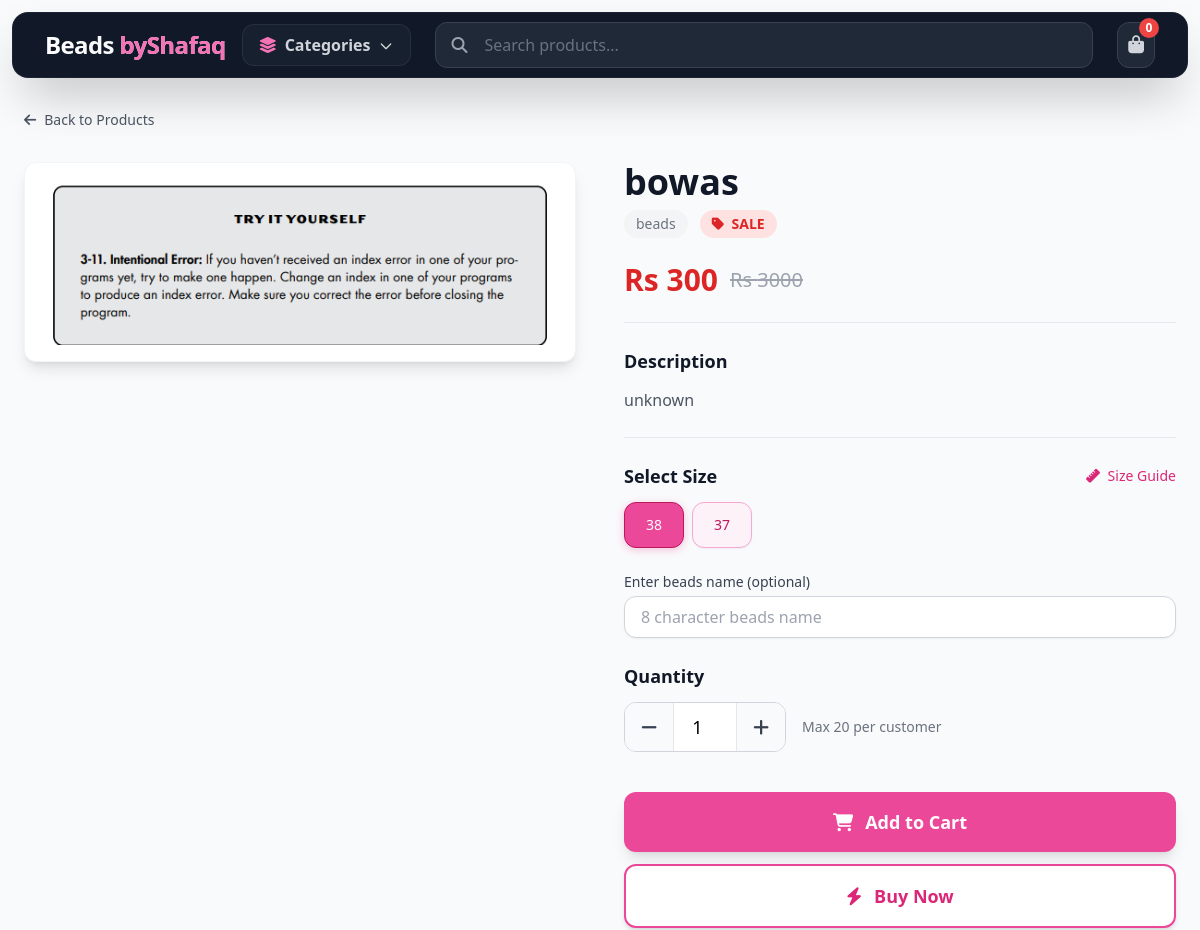
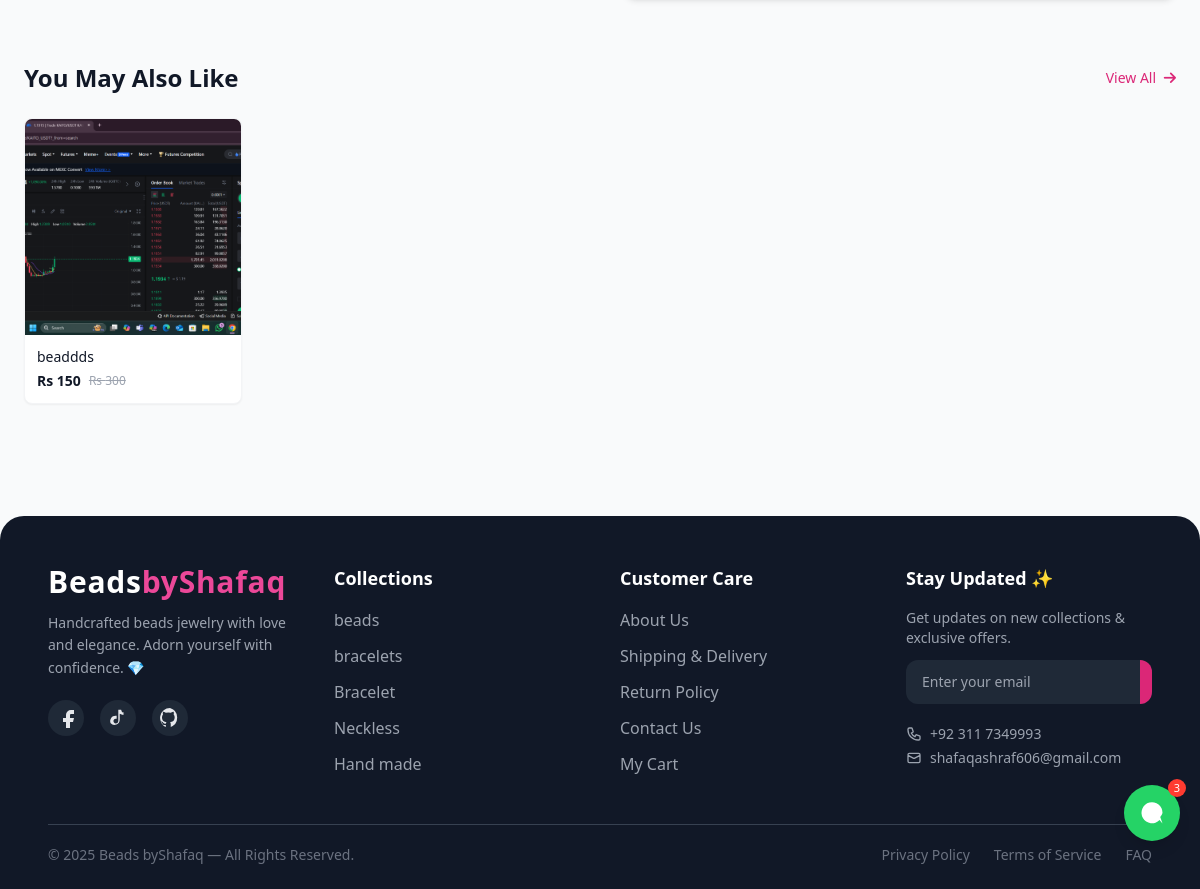
Screenshot of /product-detail/1/ with the database file from the repository (2 pictures, top to bottom).
### authapp/models.py (models this page shows, shortened)
class product(models.Model):
    name=models.CharField(max_length=150)
    price=models.FloatField(default=0)
    discounted_price=models.FloatField(default=0)
    date=models.DateTimeField(auto_now_add=True)
    description=models.TextField(default='unknown')
    image=models.ImageField(upload_to='images/')
    category=models.ForeignKey(category,on_delete=models.CASCADE)

class category(models.Model):
    category=models.CharField(max_length=100)

class ProductVariant(models.Model):
    prod = models.ForeignKey(product, on_delete=models.CASCADE, related_name="variants")
    size = models.CharField(
        max_length=30,
    )

### authapp/views.py (the view)
# urls.py: path("product-detail/<int:product_id>/",views.pro_details, name="productdetail"),
def pro_details(request, product_id):
    prod = get_object_or_404(product, id=product_id)
    related = product.objects.filter(category=prod.category).exclude(id=prod.id)[:10]
    cart = request.session.get('cart', {})
    cart_count = sum(item['quantity'] if isinstance(item, dict) else int(item) for item in cart.values())
    return render(request, 'productdetail.html', {
        'product': prod,
        'related_products': related,
        'cart_count': cart_count,
    })

### authapp/context_processors.py (called while the page is built)
def categories_context(request):
    return {
        'categories': category.objects.all()
    }

### authapp/templates/productdetail.html (shortened to what this page needs)
<!DOCTYPE html>
{% load static %}
<html lang="en">
  <head>
    <link rel="stylesheet" href="{% static 'css/output.css' %}" />
    <link
      rel="stylesheet"
      href="https://cdnjs.cloudflare.com/ajax/libs/font-awesome/6.4.0/css/all.min.css"
    />
    <link
      rel="stylesheet"
      href="https://cdn.jsdelivr.net/npm/@splidejs/splide@4.1.4/dist/css/splide.min.css"
    />
  </head>
  <body class="bg-gray-50">
    {% include 'Navbar.html' %}
    <main class="max-w-7xl mx-auto px-4 sm:px-6 py-6 sm:py-8">
      <div class="flex items-center justify-between mb-6 sm:mb-8">
        <a
          href="{% url 'home' %}"
          class="flex items-center gap-2 text-gray-600 hover:text-pink-600 transition-colors font-medium text-sm"
        >
          <i class="fas fa-arrow-left"></i>
          <span class="hidden sm:inline">Back to Products</span>
        </a>
      </div>
      <div class="grid grid-cols-1 lg:grid-cols-2 gap-8 lg:gap-12">
        <div class="space-y-4">
          <div
            class="bg-white rounded-xl shadow-lg overflow-hidden border border-gray-100"
          >
            <img
              src="{{ product.image.url }}"
              alt="{{ product.name }}"
              class="w-full h-auto max-h-[500px] object-contain p-4"
              onerror="this.onerror=null;this.src='{% static 'images/default-product.jpg' %}'"
              id="main-image"
            />
          </div>
        </div>
        <div class="space-y-6">
          <div>
            <h1
              class="text-2xl sm:text-3xl lg:text-4xl font-bold text-gray-900 mb-2"
            >
              {{ product.name }}
            </h1>
            <div class="flex items-center gap-3">
              <span
                class="text-sm text-gray-500 bg-gray-100 px-3 py-1 rounded-full"
              >
                {{ product.category.category }}
              </span>
              {% if product.discounted_price and product.discounted_price < product.price %}
              <span
                class="text-sm font-bold bg-red-100 text-red-600 px-3 py-1 rounded-full"
              >
                <i class="fas fa-tag mr-1"></i> SALE
              </span>
              {% endif %}
            </div>
          </div>
          <div class="space-y-2">
            <div class="flex items-center gap-3">
              {% if product.discounted_price and product.discounted_price < product.price %}
              <span class="text-3xl font-bold text-red-600">
                Rs {{ product.discounted_price|floatformat:0 }}
              </span>
              <span class="text-xl text-gray-400 line-through">
                Rs {{ product.price|floatformat:0 }}
              </span>
              {% else %}
              <span class="text-3xl font-bold text-gray-900">
                Rs {{ product.price|floatformat:0 }}
              </span>
              {% endif %}
            </div>
          </div>
          <div class="border-t border-b border-gray-200 py-6">
            <h3 class="text-lg font-semibold text-gray-900 mb-3">
              Description
            </h3>
            <div
              class="text-gray-600 leading-relaxed max-h-60 overflow-y-auto custom-scrollbar pr-2"
            >
              {{ product.description|default:"No descriptionavailable."|linebreaks }}
            </div>
          </div>
          {% if product.variants.all %}
          <div class="space-y-3">
            <div class="flex items-center justify-between">
              <h3 class="text-lg font-semibold text-gray-900">Select Size</h3>
              <a
                href="#size-guide"
                class="text-sm text-pink-600 hover:text-pink-700 font-medium"
              >
                <i class="fas fa-ruler mr-1"></i> Size Guide
              </a>
            </div>
            <div
              class="flex flex-wrap gap-2"
              id="size-options"
              data-product-id="{{ product.id }}"
            >
              {% for variant in product.variants.all %}
              <button
                type="button"
                class="size-button px-4 py-3 rounded-xl border border-pink-300 text-pink-700 text-sm font-medium bg-pink-50 shadow-sm hover:bg-pink-100 hover:border-pink-400 transition-all duration-200 min-w-[60px] {% if forloop.first %}selected{% endif %}"
                data-variant-id="{{ variant.id }}"
              >
                {{ variant.size }}
              </button>
              {% endfor %}
            </div>
          </div>
          {% endif %}
          <div>
            <label
              for="beads_name"
              class="block text-sm font-medium text-gray-700 mb-1"
              >Enter beads name (optional)</label
            >
            <input
              type="text"
              id="beads_name"
              name="beads_name"
              placeholder="8 character beads name"
            maxlength="8"
              class="w-full rounded-xl border border-gray-300 px-4 py-2 shadow-sm focus:ring-2 focus:ring-green-500 focus:border-green-500"
            />
          </div>
          <div class="space-y-3">
            <h3 class="text-lg font-semibold text-gray-900">Quantity</h3>
            <div class="flex items-center gap-4">
              <div
                class="flex items-center border border-gray-300 rounded-xl overflow-hidden"
              >
                <button
                  class="qty-decrease w-12 h-12 bg-gray-50 hover:bg-gray-100 text-gray-700 text-lg flex items-center justify-center"
                >
                  <i class="fas fa-minus"></i>
                </button>
                <input
                  type="number"
                  id="product-quantity"
                  value="1"
                  min="1"
                  max="20"
                  class="w-16 h-12 text-center border-x border-gray-200 text-lg font-medium focus:outline-none focus:ring-2 focus:ring-pink-500 focus:border-transparent"
                />
                <button
                  class="qty-increase w-12 h-12 bg-gray-50 hover:bg-gray-100 text-gray-700 text-lg flex items-center justify-center"
                >
                  <i class="fas fa-plus"></i>
                </button>
              </div>
              <span class="text-sm text-gray-500">Max 20 per customer</span>
            </div>
          </div>
          <div class="space-y-3 pt-4">
            <button
              id="add-to-cart-btn"
              class="w-full bg-pink-500 hover:bg-pink-600 text-white font-bold py-4 rounded-xl shadow-lg hover:shadow-xl transition-all duration-300 transform hover:-translate-y-0.5 flex items-center justify-center gap-3 text-lg"
              data-product-id="{{ product.id }}"
              data-category-id="{{ product.category.id }}"
            >
              <i class="fas fa-shopping-cart"></i>
              Add to Cart
            </button>
            <button
              id="buy-now-btn"
              class="w-full bg-white hover:bg-pink-50 border-2 border-pink-500 text-pink-600 hover:text-pink-700 font-bold py-4 rounded-xl shadow-md hover:shadow-lg transition-all duration-300 flex items-center justify-center gap-3 text-lg"
              data-product-id="{{ product.id }}"
              data-category-id="{{ product.category.id }}"
            >
              <i class="fas fa-bolt"></i>
              Buy Now
            </button>
          </div>
        </div>
      </div>
      {% if related_products %}
      <div class="mt-16">
        <div class="flex items-center justify-between mb-6">
          <h2 class="text-2xl font-bold text-gray-900">You May Also Like</h2>
          <a
            href="{% url 'home' %}"
            class="text-pink-600 hover:text-pink-700 font-medium text-sm"
          >
            View All <i class="fas fa-arrow-right ml-1"></i>
          </a>
        </div>
        <div
          class="grid grid-cols-2 sm:grid-cols-3 md:grid-cols-4 lg:grid-cols-5 gap-4"
        >
          {% for related in related_products|slice:":5" %}
          <a href="{% url 'productdetail' related.id %}" class="group">
            <div
              class="bg-white rounded-lg shadow-sm border border-gray-100 overflow-hidden hover:shadow-lg transition-shadow"
            >
              <div class="aspect-square overflow-hidden">
                <img
                  src="{{ related.image.url }}"
                  alt="{{ related.name }}"
                  class="w-full h-full object-cover group-hover:scale-105 transition-transform duration-300"
                />
              </div>
              <div class="p-3">
                <h4 class="text-sm font-medium text-gray-900 line-clamp-2 mb-1">
                  {{ related.name|truncatechars:40 }}
                </h4>
                <div class="flex items-center">
                  {% if related.discounted_price and related.discounted_price < related.price %}
                  <span class="text-sm font-bold text-gray-900"
                    >Rs {{ related.discounted_price|floatformat:0 }}</span
                  >
                  <span class="text-xs text-gray-400 line-through ml-2"
                    >Rs {{ related.price|floatformat:0 }}</span
                  >
                  {% else %}
                  <span class="text-sm font-bold text-gray-900"
                    >Rs {{ related.price|floatformat:0 }}</span
                  >
                  {% endif %}
                </div>
              </div>
            </div>
          </a>
          {% endfor %}
        </div>
      </div>
      {% endif %}
    </main>
    <a
      href="https://wa.me/923017890518?text=Hello%2C%20I%20saw%20your%20site%20and%20need%20help"
      target="_blank"
      rel="noopener noreferrer"
      class="fixed right-5 bottom-12 z-50 inline-flex items-center justify-center w-14 h-14 rounded-full shadow-lg"
      style="background: #25d366"
      aria-label="Chat on WhatsApp"
    >
      <span
        style="
          position: absolute;
          top: -6px;
          right: -6px;
          background: #ff3b30;
          width: 18px;
          height: 18px;
          display: inline-flex;
          align-items: center;
          justify-content: center;
          border-radius: 999px;
          color: white;
          font-size: 11px;
        "
      >
        3
      </span>
    </a>
    {% include 'footer.html' %}
  </body>
</html>

### authapp/templates/footer.html (shortened to what this page needs)
<footer class="bg-gray-900 text-gray-200 mt-20 rounded-t-3xl pt-12 pb-6 px-6 md:px-12">
  <div class="grid grid-cols-1 md:grid-cols-4 gap-10">
    <div>
      <h2 class="text-3xl font-extrabold tracking-wide text-white mb-3">
        Beads<span class="text-pink-500">byShafaq</span>
      </h2>
      <p class="text-gray-400 text-sm leading-relaxed">
        Handcrafted beads jewelry with love and elegance.
        Adorn yourself with confidence. 💎
      </p>
      <div class="flex gap-4 mt-5">
        <a href="https://www.facebook.com/share/1DJJhcPEr9/" class="p-2 rounded-full bg-gray-800 hover:bg-pink-600 transition">
          <svg xmlns="http://www.w3.org/2000/svg" class="w-5 h-5" fill="currentColor">
            <path d="M18 2h-3a5 5 0 00-5 5v3H7v4h3v8h4v-8h3l1-4h-4V7a1 1 0 011-1h3z"/>
          </svg>
        </a>
        <a href="https://www.tiktok.com/@shbeadstore3?_r=1&_t=ZS-92FDoCU8vjg" class="p-2 rounded-full bg-gray-800 hover:bg-pink-600 transition">
        </a>
        <a href="https://wa.me/message/KZ76WA3TYYJ6N1" class="p-2 rounded-full bg-gray-800 hover:bg-pink-600 transition">
        </a>
      </div>
    </div>
    <div>
      <h3 class="text-lg font-semibold text-white mb-4">Collections</h3>
      <ul class="space-y-3 text-gray-400">
        {% for cat in categories %}
        <li><a href="{% url 'category' cat_id=cat.id %}" class="hover:text-pink-400 transition">{{cat.category}}</a></li>
                {% endfor %}
      </ul>
    </div>
    <div>
      <h3 class="text-lg font-semibold text-white mb-4">Customer Care</h3>
      <ul class="space-y-3 text-gray-400">
        <li><a href="{% url 'about' %}" class="hover:text-pink-400 transition">About Us</a></li>
        <li><a href="{% url 'about' %}" class="hover:text-pink-400 transition">Shipping & Delivery</a></li>
        <li><a href="{% url 'about' %}" class="hover:text-pink-400 transition">Return Policy</a></li>
        <li><a href="https://wa.me/message/KZ76WA3TYYJ6N1" class="hover:text-pink-400 transition">Contact Us</a></li>
        <li><a href="{% url 'mycart' %}" class="hover:text-pink-400 transition">My Cart</a></li>
      </ul>
    </div>
    <div>
      <h3 class="text-lg font-semibold text-white mb-4">Stay Updated ✨</h3>
      <p class="text-gray-400 text-sm mb-3">Get updates on new collections & exclusive offers.</p>
      <form class="flex flex-col sm:flex-row items-stretch sm:items-center bg-gray-800 rounded-xl overflow-hidden">
        <input type="email" placeholder="Enter your email"
               class="flex-grow bg-transparent px-4 py-3 text-sm focus:outline-none">
        <button type="submit" class="bg-pink-600 px-5 py-3 text-sm font-medium hover:bg-pink-700 transition whitespace-nowrap">
        </button>
      </form>
      <div class="mt-5 text-gray-400 text-sm">
        <p class="flex items-center gap-2 mb-1">
          +92 311 7349993
        </p>
        <p class="flex items-center gap-2">
          <svg class="w-4 h-4" fill="none" stroke="currentColor" viewBox="0 0 24 24">
            <path stroke-linecap="round" stroke-linejoin="round" stroke-width="2" d="M3 8l7.89 4.26a2 2 0 002.22 0L21 8M5 19h14a2 2 0 002-2V7a2 2 0 00-2-2H5a2 2 0 00-2 2v10a2 2 0 002 2z"/>
          </svg>
          shafaqashraf606@gmail.com
        </p>
      </div>
    </div>
  </div>
  <div class="mt-12 pt-5 border-t border-gray-700">
    <div class="flex flex-col md:flex-row justify-between items-center text-gray-500 text-sm">
      <div class="mb-3 md:mb-0">
        © {% now "Y" %} Beads byShafaq — All Rights Reserved.
      </div>
      <div class="flex items-center gap-6">
        <a href="{% url 'about' %}" class="hover:text-pink-400 transition">Privacy Policy</a>
        <a href="{% url 'about' %}" class="hover:text-pink-400 transition">Terms of Service</a>
        <a href="{% url 'about' %}" class="hover:text-pink-400 transition">FAQ</a>
      </div>
    </div>
  </div>
</footer>

### authapp/templates/productdetail.html (style rules this page uses)
.size-button.selected { background: #ec4899 !important; color: white !important; border-color: #be185d !important; box-shadow: 0 2px 8px rgba(236, 72, 153, 0.3); }

### rows the page displays
product: image (picture), name "bowas", category.category "beads", discounted_price "300", price "3000", description "unknown"
ProductVariant: size "38"
ProductVariant: size "37"
product: image (picture), name "beaddds", discounted_price "150", price "300"
category: category "beads"
category: category "bracelets"
category: category "Bracelet"
category: category "Neckless"
category: category "Hand made"

### other values shown
{{ cart_count|default:"0" }} "0"
